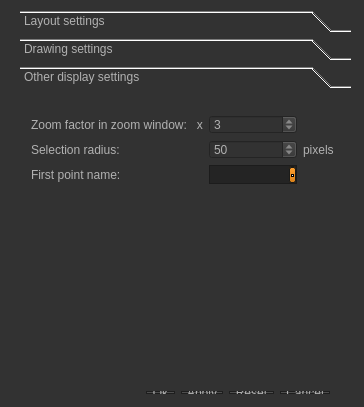
<?xml version="1.0" encoding="UTF-8"?>
<ui version="4.0">
 <class>settingsDialog</class>
 <widget class="QDialog" name="settingsDialog">
  <property name="geometry">
   <rect>
    <x>0</x>
    <y>0</y>
    <width>364</width>
    <height>407</height>
   </rect>
  </property>
  <property name="windowTitle">
   <string>Settings</string>
  </property>
  <property name="windowIcon">
   <iconset resource="icones/icones.qrc">
    <normaloff>:/MM/Icons/images/icon_32.png</normaloff>:/MM/Icons/images/icon_32.png</iconset>
  </property>
  <property name="styleSheet">
   <string notr="true">QToolTip
{
     border: 1px solid black;
     background-color: #ffa02f;
     padding: 1px;
     border-radius: 3px;
     opacity: 100;
}

QWidget
{
    color: #b1b1b1;
    background-color: #323232;
}

QWidget:item:hover
{
    background-color: QLinearGradient( x1: 0, y1: 0, x2: 0, y2: 1, stop: 0 #ffa02f, stop: 1 #ca0619);
    color: #000000;
}

QWidget:item:selected
{
    background-color: QLinearGradient( x1: 0, y1: 0, x2: 0, y2: 1, stop: 0 #ffa02f, stop: 1 #d7801a);
}

QMenuBar::item
{
    background: transparent;
}

QMenuBar::item:selected
{
    background: transparent;
    border: 1px solid #ffaa00;
}

QMenuBar::item:pressed
{
    background: #444;
    border: 1px solid #000;
    background-color: QLinearGradient(
        x1:0, y1:0,
        x2:0, y2:1,
        stop:1 #212121,
        stop:0.4 #343434/*,
        stop:0.2 #343434,
        stop:0.1 #ffaa00*/
    );
    margin-bottom:-1px;
    padding-bottom:1px;
}

QMenu
{
    border: 1px solid #000;
}

QMenu::item
{
    padding: 2px 20px 2px 20px;
}

QMenu::item:selected
{
    color: #000000;
}

QWidget:disabled
{
    color: #404040;
    background-color: #323232;
}

QAbstractItemView
{
    background-color: QLinearGradient( x1: 0, y1: 0, x2: 0, y2: 1, stop: 0 #4d4d4d, stop: 0.1 #646464, stop: 1 #5d5d5d);
}

QWidget:focus
{
    /*border: 2px solid QLinearGradient( x1: 0, y1: 0, x2: 0, y2: 1, stop: 0 #ffa02f, stop: 1 #d7801a);*/
}

QLineEdit
{
    background-color: QLinearGradient( x1: 0, y1: 0, x2: 0, y2: 1, stop: 0 #4d4d4d, stop: 0 #646464, stop: 1 #5d5d5d);
    padding: 1px;
    border-style: solid;
    border: 1px solid #1e1e1e;
    border-radius: 5;
}

QPushButton
{
    color: #b1b1b1;
    background-color: QLinearGradient( x1: 0, y1: 0, x2: 0, y2: 1, stop: 0 #565656, stop: 0.1 #525252, stop: 0.5 #4e4e4e, stop: 0.9 #4a4a4a, stop: 1 #464646);
    border-width: 1px;
    border-color: #1e1e1e;
    border-style: solid;
    border-radius: 6;
    padding: 3px;
    font-size: 12px;
    padding-left: 5px;
    padding-right: 5px;
}

QPushButton:pressed
{
    background-color: QLinearGradient( x1: 0, y1: 0, x2: 0, y2: 1, stop: 0 #2d2d2d, stop: 0.1 #2b2b2b, stop: 0.5 #292929, stop: 0.9 #282828, stop: 1 #252525);
}

QComboBox
{
    selection-background-color: #ffaa00;
    background-color: QLinearGradient( x1: 0, y1: 0, x2: 0, y2: 1, stop: 0 #565656, stop: 0.1 #525252, stop: 0.5 #4e4e4e, stop: 0.9 #4a4a4a, stop: 1 #464646);
    border-style: solid;
    border: 1px solid #1e1e1e;
    border-radius: 5;
}

QComboBox:hover,QPushButton:hover
{
    border: 2px solid QLinearGradient( x1: 0, y1: 0, x2: 0, y2: 1, stop: 0 #ffa02f, stop: 1 #d7801a);
}


QComboBox:on
{
    padding-top: 3px;
    padding-left: 4px;
    background-color: QLinearGradient( x1: 0, y1: 0, x2: 0, y2: 1, stop: 0 #2d2d2d, stop: 0.1 #2b2b2b, stop: 0.5 #292929, stop: 0.9 #282828, stop: 1 #252525);
    selection-background-color: #ffaa00;
}

QComboBox QAbstractItemView
{
    border: 2px solid darkgray;
    selection-background-color: QLinearGradient( x1: 0, y1: 0, x2: 0, y2: 1, stop: 0 #ffa02f, stop: 1 #d7801a);
}

QComboBox::drop-down
{
     subcontrol-origin: padding;
     subcontrol-position: top right;
     width: 15px;

     border-left-width: 0px;
     border-left-color: darkgray;
     border-left-style: solid; /* just a single line */
     border-top-right-radius: 3px; /* same radius as the QComboBox */
     border-bottom-right-radius: 3px;
 }

QComboBox::down-arrow
{
     image: url(:/down_arrow.png);
}

QGroupBox:focus
{
border: 2px solid QLinearGradient( x1: 0, y1: 0, x2: 0, y2: 1, stop: 0 #ffa02f, stop: 1 #d7801a);
}

QTextEdit:focus
{
    border: 2px solid QLinearGradient( x1: 0, y1: 0, x2: 0, y2: 1, stop: 0 #ffa02f, stop: 1 #d7801a);
}

QScrollBar:horizontal {
     border: 1px solid #222222;
     background: QLinearGradient( x1: 0, y1: 0, x2: 0, y2: 1, stop: 0.0 #121212, stop: 0.2 #282828, stop: 1 #484848);
     height: 7px;
     margin: 0px 16px 0 16px;
}

QScrollBar::handle:horizontal
{
      background: QLinearGradient( x1: 0, y1: 0, x2: 1, y2: 0, stop: 0 #ffa02f, stop: 0.5 #d7801a, stop: 1 #ffa02f);
      min-height: 20px;
      border-radius: 2px;
}

QScrollBar::add-line:horizontal {
      border: 1px solid #1b1b19;
      border-radius: 2px;
      background: QLinearGradient( x1: 0, y1: 0, x2: 1, y2: 0, stop: 0 #ffa02f, stop: 1 #d7801a);
      width: 14px;
      subcontrol-position: right;
      subcontrol-origin: margin;
}

QScrollBar::sub-line:horizontal {
      border: 1px solid #1b1b19;
      border-radius: 2px;
      background: QLinearGradient( x1: 0, y1: 0, x2: 1, y2: 0, stop: 0 #ffa02f, stop: 1 #d7801a);
      width: 14px;
     subcontrol-position: left;
     subcontrol-origin: margin;
}

QScrollBar::right-arrow:horizontal, QScrollBar::left-arrow:horizontal
{
      border: 1px solid black;
      width: 1px;
      height: 1px;
      background: white;
}

QScrollBar::add-page:horizontal, QScrollBar::sub-page:horizontal
{
      background: none;
}

QScrollBar:vertical
{
      background: QLinearGradient( x1: 0, y1: 0, x2: 1, y2: 0, stop: 0.0 #121212, stop: 0.2 #282828, stop: 1 #484848);
      width: 7px;
      margin: 16px 0 16px 0;
      border: 1px solid #222222;
}

QScrollBar::handle:vertical
{
      background: QLinearGradient( x1: 0, y1: 0, x2: 0, y2: 1, stop: 0 #ffa02f, stop: 0.5 #d7801a, stop: 1 #ffa02f);
      min-height: 20px;
      border-radius: 2px;
}

QScrollBar::add-line:vertical
{
      border: 1px solid #1b1b19;
      border-radius: 2px;
      background: QLinearGradient( x1: 0, y1: 0, x2: 0, y2: 1, stop: 0 #ffa02f, stop: 1 #d7801a);
      height: 14px;
      subcontrol-position: bottom;
      subcontrol-origin: margin;
}

QScrollBar::sub-line:vertical
{
      border: 1px solid #1b1b19;
      border-radius: 2px;
      background: QLinearGradient( x1: 0, y1: 0, x2: 0, y2: 1, stop: 0 #d7801a, stop: 1 #ffa02f);
      height: 14px;
      subcontrol-position: top;
      subcontrol-origin: margin;
}

QScrollBar::up-arrow:vertical, QScrollBar::down-arrow:vertical
{
      border: 1px solid black;
      width: 1px;
      height: 1px;
      background: white;
}


QScrollBar::add-page:vertical, QScrollBar::sub-page:vertical
{
      background: none;
}

QTextEdit
{
    background-color: #242424;
}

QPlainTextEdit
{
    background-color: #242424;
}

QHeaderView::section
{
    background-color: QLinearGradient(x1:0, y1:0, x2:0, y2:1, stop:0 #616161, stop: 0.5 #505050, stop: 0.6 #434343, stop:1 #656565);
    color: white;
    padding-left: 4px;
    border: 1px solid #6c6c6c;
}

QCheckBox:disabled
{
color: #414141;
}

QDockWidget::title
{
    text-align: center;
    spacing: 3px; /* spacing between items in the tool bar */
    background-color: QLinearGradient(x1:0, y1:0, x2:0, y2:1, stop:0 #323232, stop: 0.5 #242424, stop:1 #323232);
}

QDockWidget::close-button, QDockWidget::float-button
{
    text-align: center;
    spacing: 1px; /* spacing between items in the tool bar */
    background-color: QLinearGradient(x1:0, y1:0, x2:0, y2:1, stop:0 #323232, stop: 0.5 #242424, stop:1 #323232);
}

QDockWidget::close-button:hover, QDockWidget::float-button:hover
{
    background: #242424;
}

QDockWidget::close-button:pressed, QDockWidget::float-button:pressed
{
    padding: 1px -1px -1px 1px;
}

QMainWindow::separator
{
    background-color: QLinearGradient(x1:0, y1:0, x2:0, y2:1, stop:0 #161616, stop: 0.5 #151515, stop: 0.6 #212121, stop:1 #343434);
    color: white;
    padding-left: 4px;
    border: 1px solid #4c4c4c;
    spacing: 3px; /* spacing between items in the tool bar */
}

QMainWindow::separator:hover
{

    background-color: QLinearGradient(x1:0, y1:0, x2:0, y2:1, stop:0 #d7801a, stop:0.5 #b56c17 stop:1 #ffa02f);
    color: white;
    padding-left: 4px;
    border: 1px solid #6c6c6c;
    spacing: 3px; /* spacing between items in the tool bar */
}

QToolBar::handle
{
     spacing: 3px; /* spacing between items in the tool bar */
     background: url(:/MM/Icons/images/handle.png);
}

QMenu::separator
{
    height: 2px;
    background-color: QLinearGradient(x1:0, y1:0, x2:0, y2:1, stop:0 #161616, stop: 0.5 #151515, stop: 0.6 #212121, stop:1 #343434);
    color: white;
    padding-left: 4px;
    margin-left: 10px;
    margin-right: 5px;
}

QProgressBar
{
    border: 2px solid grey;
    border-radius: 5px;
    text-align: center;
}

QProgressBar::chunk
{
    background-color: #d7801a;
    width: 2.15px;
    /*margin: 0.5px;*/
}

QTabBar::tab {
    color: #b1b1b1;
    border: 1px solid #444;
    border-bottom-style: none;
    background-color: #323232;
    padding-left: 10px;
    padding-right: 10px;
    padding-top: 3px;
    padding-bottom: 2px;
    margin-right: -1px;
}

QTabWidget::pane {
    border: 1px solid #444;
    top: 1px;
}

QTabBar::tab:last
{
    margin-right: 0; /* the last selected tab has nothing to overlap with on the right */
    border-top-right-radius: 3px;
}

QTabBar::tab:first:!selected
{
 margin-left: 0px; /* the last selected tab has nothing to overlap with on the right */


    border-top-left-radius: 3px;
}

QTabBar::tab:!selected
{
    color: #b1b1b1;
    border-bottom-style: solid;
    margin-top: 3px;
    background-color: QLinearGradient(x1:0, y1:0, x2:0, y2:1, stop:1 #212121, stop:.4 #343434);
}

QTabBar::tab:selected
{
    border-top-left-radius: 3px;
    border-top-right-radius: 3px;
    margin-bottom: 0px;
}

QTabBar::tab:!selected:hover
{
    /*border-top: 2px solid #ffaa00;
    padding-bottom: 3px;*/
    border-top-left-radius: 3px;
    border-top-right-radius: 3px;
    background-color: QLinearGradient(x1:0, y1:0, x2:0, y2:1, stop:1 #212121, stop:0.4 #343434, stop:0.2 #343434, stop:0.1 #ffaa00);
}

QRadioButton::indicator:checked, QRadioButton::indicator:unchecked{
    color: #b1b1b1;
    background-color: #323232;
    border: 1px solid #b1b1b1;
    border-radius: 6px;
}

QRadioButton::indicator:checked
{
    background-color: qradialgradient(
        cx: 0.5, cy: 0.5,
        fx: 0.5, fy: 0.5,
        radius: 1.0,
        stop: 0.25 #ffaa00,
        stop: 0.3 #323232
    );
}

QCheckBox::indicator{
    color: #b1b1b1;
    background-color: #323232;
    border: 1px solid #b1b1b1;
    width: 9px;
    height: 9px;
}

QRadioButton::indicator
{
    border-radius: 6px;
}

QRadioButton::indicator:hover, QCheckBox::indicator:hover
{
    border: 1px solid #ffaa00;
}

QCheckBox::indicator:checked
{
    image:url(:/MM/Icons/images/checkbox.png);
}

QCheckBox::indicator:disabled, QRadioButton::indicator:disabled
{
    border: 1px solid #444;
}</string>
  </property>
  <widget class="QWidget" name="layoutWidget">
   <property name="geometry">
    <rect>
     <x>10</x>
     <y>380</y>
     <width>331</width>
     <height>25</height>
    </rect>
   </property>
   <layout class="QHBoxLayout" name="ApplyhorizontalLayout">
    <item>
     <spacer>
      <property name="orientation">
       <enum>Qt::Horizontal</enum>
      </property>
      <property name="sizeHint" stdset="0">
       <size>
        <width>40</width>
        <height>20</height>
       </size>
      </property>
     </spacer>
    </item>
    <item>
     <widget class="QPushButton" name="okButton">
      <property name="text">
       <string>Ok</string>
      </property>
     </widget>
    </item>
    <item>
     <widget class="QPushButton" name="applyButton">
      <property name="text">
       <string>Apply</string>
      </property>
     </widget>
    </item>
    <item>
     <widget class="QPushButton" name="resetButton">
      <property name="text">
       <string>Reset</string>
      </property>
     </widget>
    </item>
    <item>
     <widget class="QPushButton" name="cancelButton">
      <property name="text">
       <string>Cancel</string>
      </property>
     </widget>
    </item>
   </layout>
  </widget>
  <widget class="QToolBox" name="toolBox">
   <property name="geometry">
    <rect>
     <x>20</x>
     <y>10</y>
     <width>331</width>
     <height>361</height>
    </rect>
   </property>
   <property name="currentIndex">
    <number>2</number>
   </property>
   <widget class="QWidget" name="pageUIsettings">
    <property name="geometry">
     <rect>
      <x>0</x>
      <y>0</y>
      <width>331</width>
      <height>274</height>
     </rect>
    </property>
    <attribute name="label">
     <string>Layout settings</string>
    </attribute>
    <widget class="QWidget" name="gridLayoutWidget_2">
     <property name="geometry">
      <rect>
       <x>0</x>
       <y>0</y>
       <width>311</width>
       <height>80</height>
      </rect>
     </property>
     <layout class="QGridLayout" name="gridLayout_2">
      <item row="0" column="4">
       <spacer name="horizontalSpacer">
        <property name="orientation">
         <enum>Qt::Horizontal</enum>
        </property>
        <property name="sizeHint" stdset="0">
         <size>
          <width>40</width>
          <height>20</height>
         </size>
        </property>
       </spacer>
      </item>
      <item row="0" column="1">
       <widget class="QSpinBox" name="NBF_x_spinBox">
        <property name="maximum">
         <number>5</number>
        </property>
        <property name="value">
         <number>2</number>
        </property>
       </widget>
      </item>
      <item row="0" column="2">
       <widget class="QLabel" name="label">
        <property name="text">
         <string>x</string>
        </property>
       </widget>
      </item>
      <item row="0" column="3">
       <widget class="QSpinBox" name="NBF_y_spinBox">
        <property name="maximum">
         <number>4</number>
        </property>
        <property name="value">
         <number>2</number>
        </property>
       </widget>
      </item>
      <item row="0" column="0">
       <widget class="QLabel" name="NbF_label">
        <property name="text">
         <string>Window grid:</string>
        </property>
       </widget>
      </item>
      <item row="1" column="0">
       <widget class="QLabel" name="windowSize_label">
        <property name="text">
         <string>Window size:</string>
        </property>
       </widget>
      </item>
      <item row="1" column="1">
       <widget class="QSpinBox" name="WindowWidth_spinBox">
        <property name="maximum">
         <number>5000</number>
        </property>
        <property name="singleStep">
         <number>10</number>
        </property>
       </widget>
      </item>
      <item row="1" column="2">
       <widget class="QLabel" name="label_2">
        <property name="text">
         <string>x</string>
        </property>
       </widget>
      </item>
      <item row="1" column="3">
       <widget class="QSpinBox" name="WindowHeight_spinBox">
        <property name="maximum">
         <number>5000</number>
        </property>
        <property name="singleStep">
         <number>10</number>
        </property>
       </widget>
      </item>
     </layout>
    </widget>
   </widget>
   <widget class="QWidget" name="pageDrawingSettings">
    <property name="geometry">
     <rect>
      <x>0</x>
      <y>0</y>
      <width>331</width>
      <height>274</height>
     </rect>
    </property>
    <attribute name="label">
     <string>Drawing settings</string>
    </attribute>
    <widget class="QWidget" name="gridLayoutWidget">
     <property name="geometry">
      <rect>
       <x>0</x>
       <y>10</y>
       <width>311</width>
       <height>116</height>
      </rect>
     </property>
     <layout class="QGridLayout" name="gridLayout">
      <item row="1" column="0">
       <widget class="QLabel" name="LineThickness_label_2">
        <property name="lineWidth">
         <number>1</number>
        </property>
        <property name="text">
         <string>Point diameter:</string>
        </property>
       </widget>
      </item>
      <item row="1" column="1">
       <widget class="QDoubleSpinBox" name="PointDiameter_doubleSpinBox">
        <property name="decimals">
         <number>1</number>
        </property>
        <property name="value">
         <double>2.000000000000000</double>
        </property>
       </widget>
      </item>
      <item row="2" column="0">
       <widget class="QLabel" name="PointSize_label">
        <property name="lineWidth">
         <number>1</number>
        </property>
        <property name="text">
         <string>Point size:</string>
        </property>
       </widget>
      </item>
      <item row="3" column="1">
       <widget class="QDoubleSpinBox" name="GammaDoubleSpinBox">
        <property name="decimals">
         <number>1</number>
        </property>
        <property name="value">
         <double>1.000000000000000</double>
        </property>
       </widget>
      </item>
      <item row="0" column="1">
       <widget class="QDoubleSpinBox" name="LineThickness_doubleSpinBox">
        <property name="decimals">
         <number>1</number>
        </property>
        <property name="value">
         <double>2.000000000000000</double>
        </property>
       </widget>
      </item>
      <item row="0" column="0">
       <widget class="QLabel" name="LineThickness_label">
        <property name="lineWidth">
         <number>1</number>
        </property>
        <property name="text">
         <string>Line thickness:</string>
        </property>
       </widget>
      </item>
      <item row="2" column="1">
       <widget class="QDoubleSpinBox" name="PointSize_doubleSpinBox">
        <property name="decimals">
         <number>1</number>
        </property>
        <property name="value">
         <double>2.000000000000000</double>
        </property>
       </widget>
      </item>
      <item row="3" column="0">
       <widget class="QLabel" name="Gamma_label">
        <property name="lineWidth">
         <number>1</number>
        </property>
        <property name="text">
         <string>Gamma:</string>
        </property>
       </widget>
      </item>
      <item row="0" column="2">
       <spacer name="horizontalSpacer_6">
        <property name="orientation">
         <enum>Qt::Horizontal</enum>
        </property>
        <property name="sizeHint" stdset="0">
         <size>
          <width>40</width>
          <height>20</height>
         </size>
        </property>
       </spacer>
      </item>
     </layout>
    </widget>
   </widget>
   <widget class="QWidget" name="pageMiscSettings">
    <property name="geometry">
     <rect>
      <x>0</x>
      <y>0</y>
      <width>331</width>
      <height>274</height>
     </rect>
    </property>
    <attribute name="label">
     <string>Other display settings</string>
    </attribute>
    <widget class="QWidget" name="gridLayoutWidget_3">
     <property name="geometry">
      <rect>
       <x>0</x>
       <y>10</y>
       <width>325</width>
       <height>91</height>
      </rect>
     </property>
     <layout class="QGridLayout" name="gridLayout_3">
      <item row="0" column="0">
       <widget class="QLabel" name="zoomLabel">
        <property name="text">
         <string>Zoom factor in zoom window:   x</string>
        </property>
       </widget>
      </item>
      <item row="1" column="1">
       <widget class="QSpinBox" name="RadiusSpinBox">
        <property name="minimum">
         <number>1</number>
        </property>
        <property name="maximum">
         <number>300</number>
        </property>
        <property name="singleStep">
         <number>5</number>
        </property>
        <property name="value">
         <number>50</number>
        </property>
       </widget>
      </item>
      <item row="1" column="2">
       <widget class="QLabel" name="label_pix">
        <property name="text">
         <string>pixels</string>
        </property>
       </widget>
      </item>
      <item row="1" column="3">
       <spacer name="horizontalSpacer_4">
        <property name="orientation">
         <enum>Qt::Horizontal</enum>
        </property>
        <property name="sizeHint" stdset="0">
         <size>
          <width>40</width>
          <height>20</height>
         </size>
        </property>
       </spacer>
      </item>
      <item row="0" column="1">
       <widget class="QSpinBox" name="zoomWin_spinBox">
        <property name="minimum">
         <number>1</number>
        </property>
        <property name="maximum">
         <number>20</number>
        </property>
        <property name="value">
         <number>3</number>
        </property>
       </widget>
      </item>
      <item row="1" column="0">
       <widget class="QLabel" name="Radiuslabel">
        <property name="text">
         <string>Selection radius:</string>
        </property>
       </widget>
      </item>
      <item row="2" column="0">
       <widget class="QLabel" name="label_prefix">
        <property name="text">
         <string>First point name: </string>
        </property>
       </widget>
      </item>
      <item row="2" column="1">
       <widget class="QTextEdit" name="PrefixTextEdit"/>
      </item>
     </layout>
    </widget>
   </widget>
  </widget>
 </widget>
 <layoutdefault spacing="6" margin="11"/>
 <resources>
  <include location="icones/icones.qrc"/>
 </resources>
 <connections/>
</ui>
